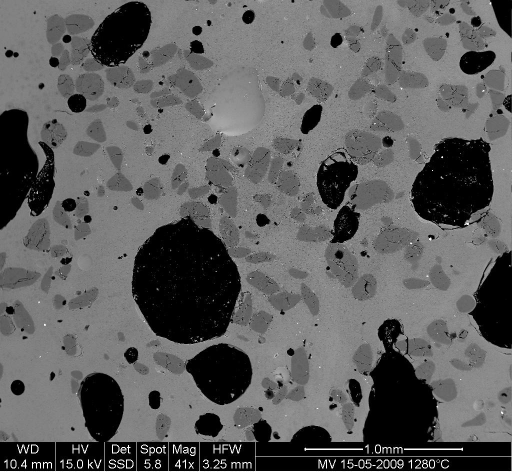
#> input picture HW3/MV_HFV_012.jpg, 1024 x 943 px, found by its file name (shown at 1/2 size)
$ jupyter execute --allow-errors Seminar_1_9.ipynb
#> lines starting #> are read from the running program, lines starting #| are printed output that depends on the picture; after the words box and inside, x2 and y2 are one past the last pixel; in counts of white or black regions, pixels touching at a corner belong together
<a href="https://colab.research.google.com/github/ScarrryMary/Project_group24-25/blob/main/Seminar_1_9.ipynb" target="_parent"></a>

## Разбор контеста

### Задача №1
1) The data

[cell 1]
import numpy as np

temp_max = np.array([17, 19, 21, 28, 33, 38, 37, 37, 31, 23, 19, 18])
temp_min = np.array([-62, -59, -56, -46, -32, -18, -9, -13, -25, -46, -52, -58])

import matplotlib.pyplot as plt

months = np.arange(12)
plt.plot(months, temp_max, "ro")
plt.plot(months, temp_min, "bo")
plt.xlabel("Month")
plt.ylabel("Min and max temperature")
#> figure, not shown here; curve peaks at x = 5, y = 38; curve peaks at x = 6, y = -9

2) Fitting it to a periodic function

[cell 2]
import scipy as sp


def yearly_temps(times, avg, ampl, time_offset):
    return avg + ampl * np.cos((times + time_offset) * 2 * np.pi / times.max())


res_max, cov_max = sp.optimize.curve_fit(yearly_temps, months, temp_max, [20, 10, 0])
res_min, cov_min = sp.optimize.curve_fit(yearly_temps, months, temp_min, [-40, 20, 0])

3) Plotting the fit

[cell 3]
days = np.linspace(0, 12, num=365)

plt.figure()
plt.plot(months, temp_max, "ro")
plt.plot(days, yearly_temps(days, *res_max), "r-")
plt.plot(months, temp_min, "bo")
plt.plot(days, yearly_temps(days, *res_min), "b-")
plt.xlabel("Month")
plt.ylabel(r"Temperature ($^\circ$C)")

plt.show()
#> figure, not shown here; curve peaks at x = 5, y = 38; curve peaks at x = 6.23, y = 38.27; curve peaks at x = 6, y = -9

### Задача №2
1) Optimization of a two-parameter function

[cell 4]
import numpy as np


# Define the function that we are interested in
def sixhump(x):
    return (
        (4 - 2.1 * x[0] ** 2 + x[0] ** 4 / 3) * x[0] ** 2
        + x[0] * x[1]
        + (-4 + 4 * x[1] ** 2) * x[1] ** 2
    )


# Make a grid to evaluate the function (for plotting)
xlim = [-2, 2]
ylim = [-1, 1]
x = np.linspace(*xlim)  # type: ignore[call-overload]
y = np.linspace(*ylim)  # type: ignore[call-overload]
xg, yg = np.meshgrid(x, y)

2) A 2D image plot of the function

[cell 5]
import matplotlib.pyplot as plt

plt.figure()
plt.imshow(sixhump([xg, yg]), extent=xlim + ylim, origin="lower")  # type: ignore[arg-type]
plt.colorbar()

3) A 3D surface plot of the function

[cell 6]
from mpl_toolkits.mplot3d import Axes3D

fig = plt.figure()
ax: Axes3D = fig.add_subplot(111, projection="3d")
surf = ax.plot_surface(
    xg,
    yg,
    sixhump([xg, yg]),
    rstride=1,
    cstride=1,
    cmap="viridis",
    linewidth=0,
    antialiased=False,
)

ax.set_xlabel("x")
ax.set_ylabel("y")
ax.set_zlabel("f(x, y)")
ax.set_title("Six-hump Camelback function")

[cell 7]
import scipy as sp

# local minimization
res_local = sp.optimize.minimize(sixhump, x0=[0, 0])
print(res_local)

# global minimization
res_global = sp.optimize.differential_evolution(sixhump, bounds=[xlim, ylim])
print(res_global)
plt.figure()
# Show the function in 2D
plt.imshow(sixhump([xg, yg]), extent=xlim + ylim, origin="lower")  # type: ignore[arg-type]
plt.colorbar()
# Mark the minima
plt.scatter(res_local.x[0], res_local.x[1], label="local minimizer")
plt.scatter(res_global.x[0], res_global.x[1], label="global minimizer")
plt.legend()
plt.show()

### Задача №3

[cell 8]
import typing as tp

def find_max_sum_segment(array: tp.List[int], k: int) -> int:
    array_len = len(array)
    return np.tril(np.triu(np.broadcast_to(np.array([array]), (array_len - k + 1, array_len)), 0), k - 1).sum(axis=1).max()

### Задача №4

[cell 9]
def find_nearest_points(A: np.ndarray, B: np.ndarray, k: int) -> np.ndarray:
    dist_matrix = np.sum((np.transpose(np.array([B] * A.shape[0]), (1, 2, 0)) - A.T) ** 2, axis=1)
    return (np.argsort(dist_matrix, axis=1).T[:k].T + np.ones((B.shape[0], k), dtype=int))

### Задача №5

[cell 10]
def matrix_multiplication(A: np.ndarray, B: np.ndarray) -> np.ndarray:
    return np.sum(np.transpose(np.array([A] * B.shape[1]), (1, 0, 2)) * B.T, axis=2)

### Задача №6

[cell 11]
dat = plt.imread('MV_HFV_012.jpg')
#> dat is the input picture: shape (943, 1024); min 0, max 255, mean 94.8

1) Crop the image to remove the lower panel with measure information.

[cell 12]
dat = dat[:-60]
#> dat: shape (883, 1024)

[cell 13]
filtdat = sp.ndimage.median_filter(dat, size=(7,7))
hi_dat = np.histogram(dat, bins=np.arange(256))
hi_filtdat = np.histogram(filtdat, bins=np.arange(256))

[cell 14]
plt.hist(hi_dat,bins=np.arange(256))
#> figure, not shown here; tallest bar 2 high, from x = 254.5 to 254.9

[cell 15]
plt.hist(hi_filtdat,bins=np.arange(256))
#> figure, not shown here; tallest bar 75 high, from x = 0.1 to 0.5; tallest bar 2 high, from x = 254.5 to 254.9

[cell 16]
void = filtdat <= 50
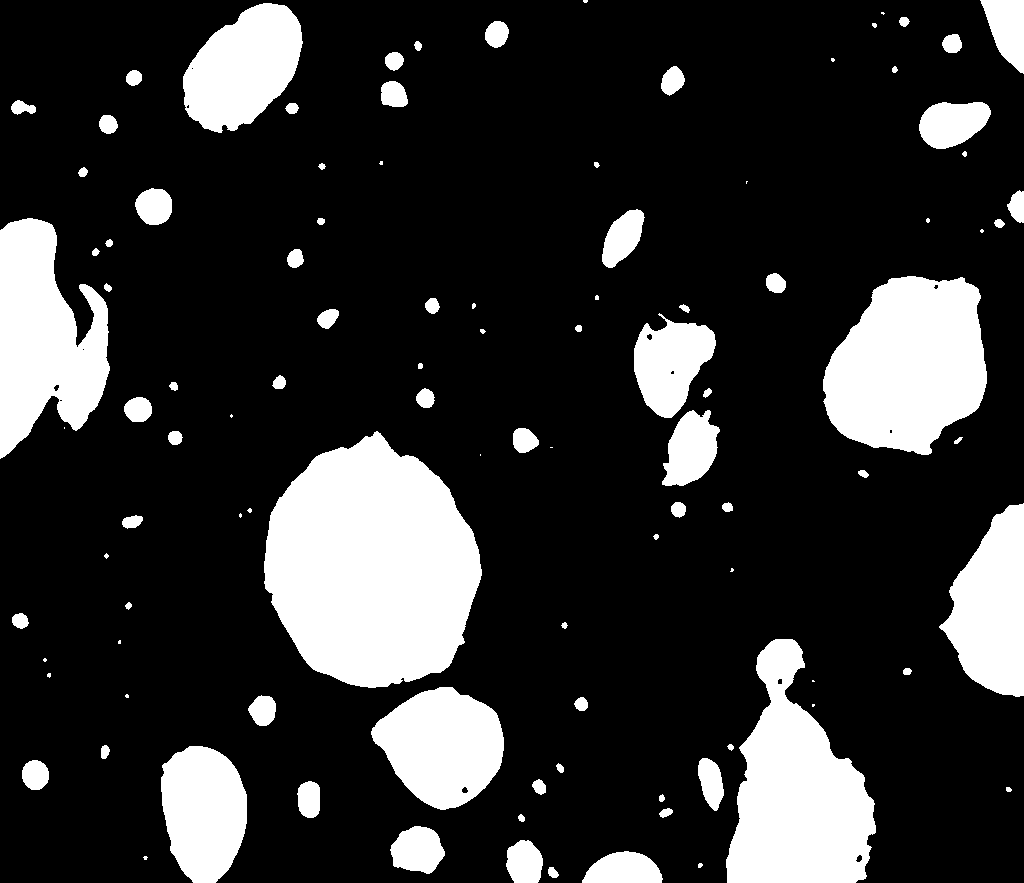
#> void: shape (883, 1024) bool; 19.6% white; 104 white regions (24 under 20 px), largest, box (x1, y1, x2, y2) and area: (264, 431, 482, 688) 41047, (726, 639, 876, 883) 22174, (823, 276, 987, 455) 22006
sand = np.logical_and(filtdat > 50, filtdat <= 114)
#> sand: shape (883, 1024) bool; 21.4% white; 592 white regions (411 under 20 px), largest, box (x1, y1, x2, y2) and area: (92, 28, 308, 226) 16817, (309, 268, 551, 528) 15144, (696, 53, 857, 205) 8244
glass = filtdat > 114
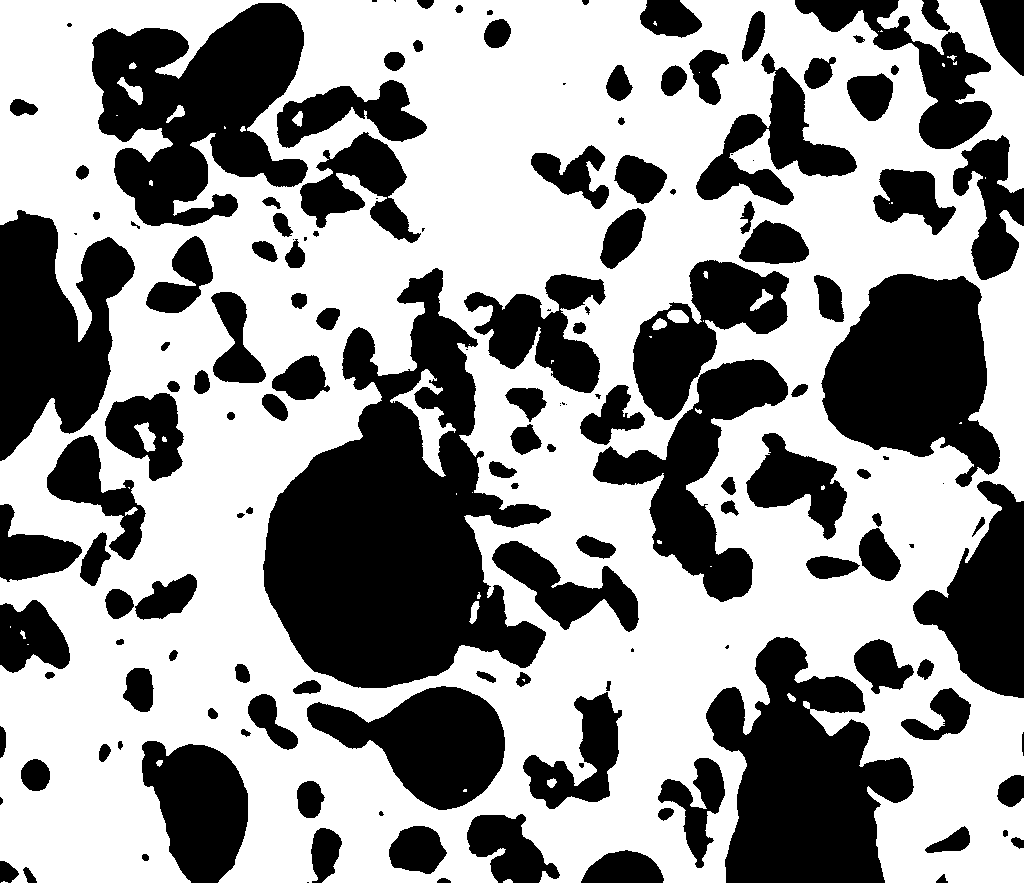
#> glass: shape (883, 1024) bool; 59.1% white; 154 black regions (26 under 20 px), largest, box (x1, y1, x2, y2) and area: (263, 268, 551, 688) 60681, (706, 637, 914, 883) 30444, (92, 3, 308, 226) 29207

[cell 17]
phases = void.astype(int) + 2*glass.astype(int) + 3*sand.astype(int)
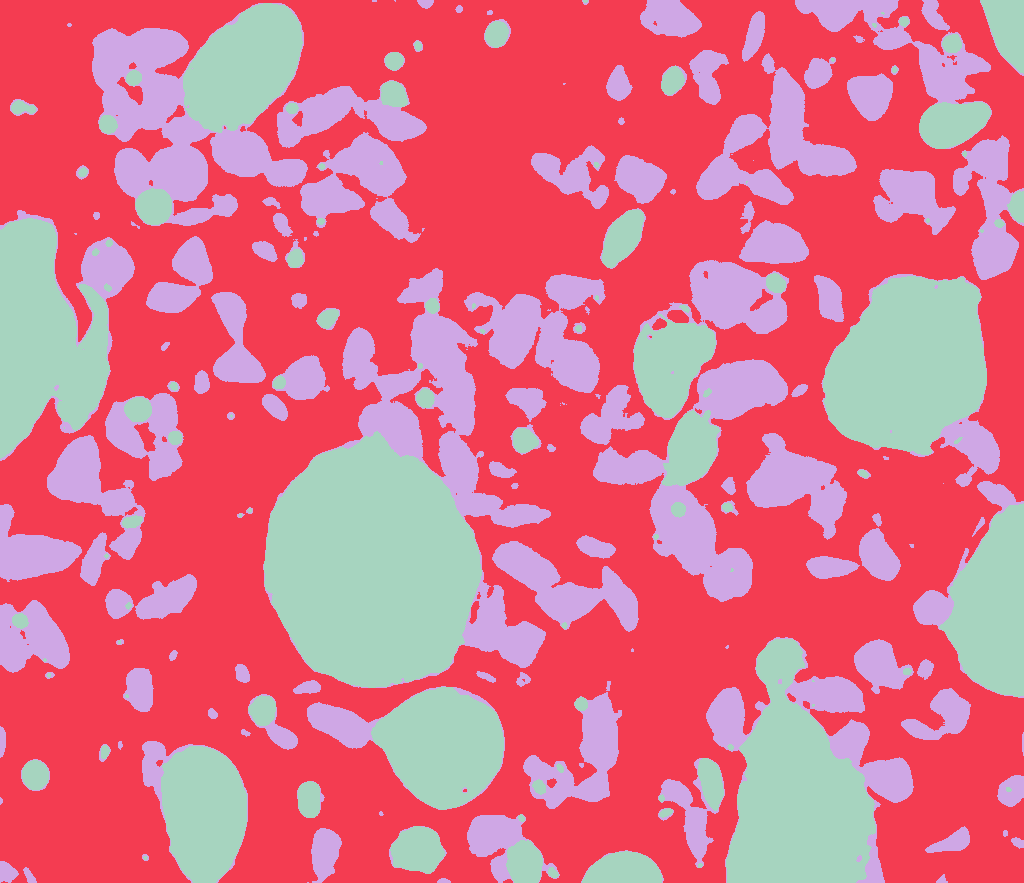
#> phases: shape (883, 1024) int64; 3 distinct labels, from 1 to 3; one colour per label, 0 black

plt.imshow(phases)

Use mathematical morphology to clean the different phases.

[cell 18]
sand_op = sp.ndimage.binary_opening(sand, iterations=2)
#> sand_op: shape (883, 1024) bool; 20.3% white; 152 white regions (13 under 20 px), largest, box (x1, y1, x2, y2) and area: (92, 28, 211, 202) 12281, (410, 311, 551, 528) 8771, (464, 292, 600, 393) 6412

plt.imshow(sand_op)

Присвойте метки всем пузырькам и песчинкам и удалите из маски песка песчинки, которые меньше 10 пикселей. Для этого используйте sp.ndimage.sum или np.bincount для вычисления размеров песчинок.

[cell 19]
sand_labels, sand_nb = sp.ndimage.label(sand_op)
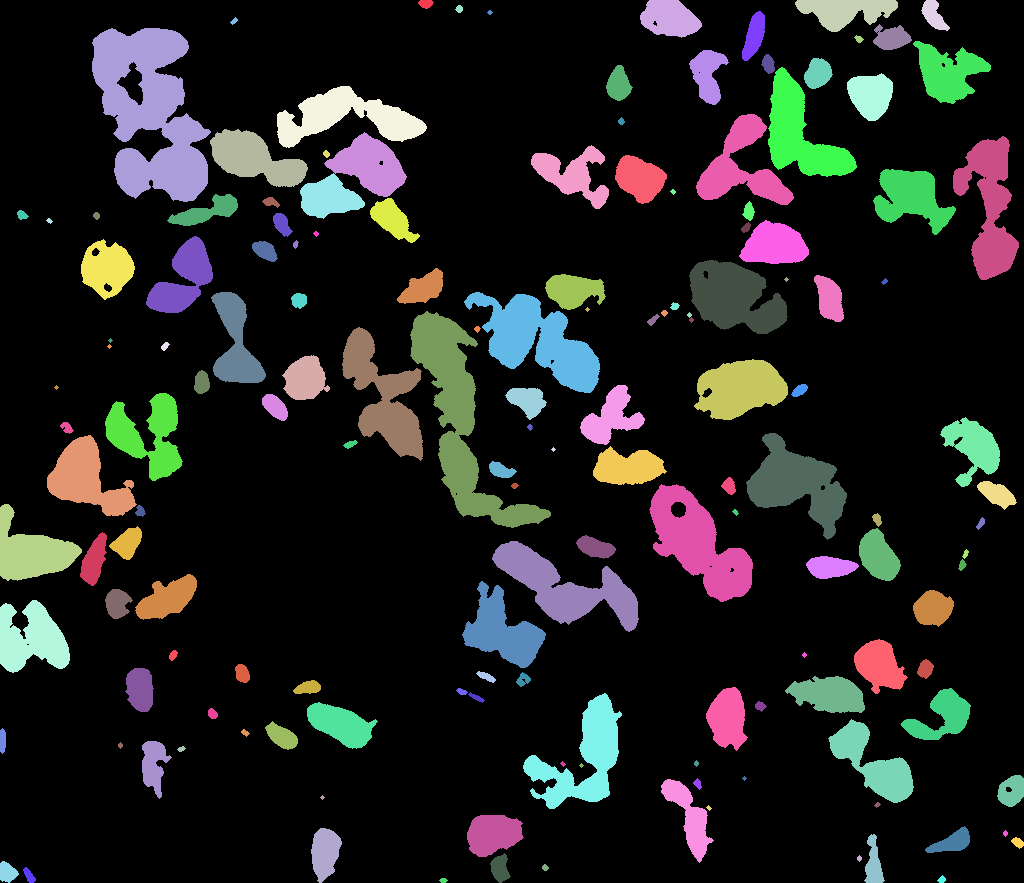
#> sand_labels: shape (883, 1024) int32; 155 distinct labels, from 0 to 154; one colour per label, 0 black
#> sand_nb = 154
sand_areas = np.array(sp.ndimage.sum(sand_op, sand_labels, np.arange(sand_labels.max()+1)))
#> sand_areas = 155 values, max 12281 at index 10, min 0 at index 0, mean 1183.6
mask = sand_areas > 100
remove_small_sand = mask[sand_labels.ravel()].reshape(sand_labels.shape)

plt.imshow(remove_small_sand)

[cell 20]
bubbles_labels, bubbles_nb = sp.ndimage.label(void)
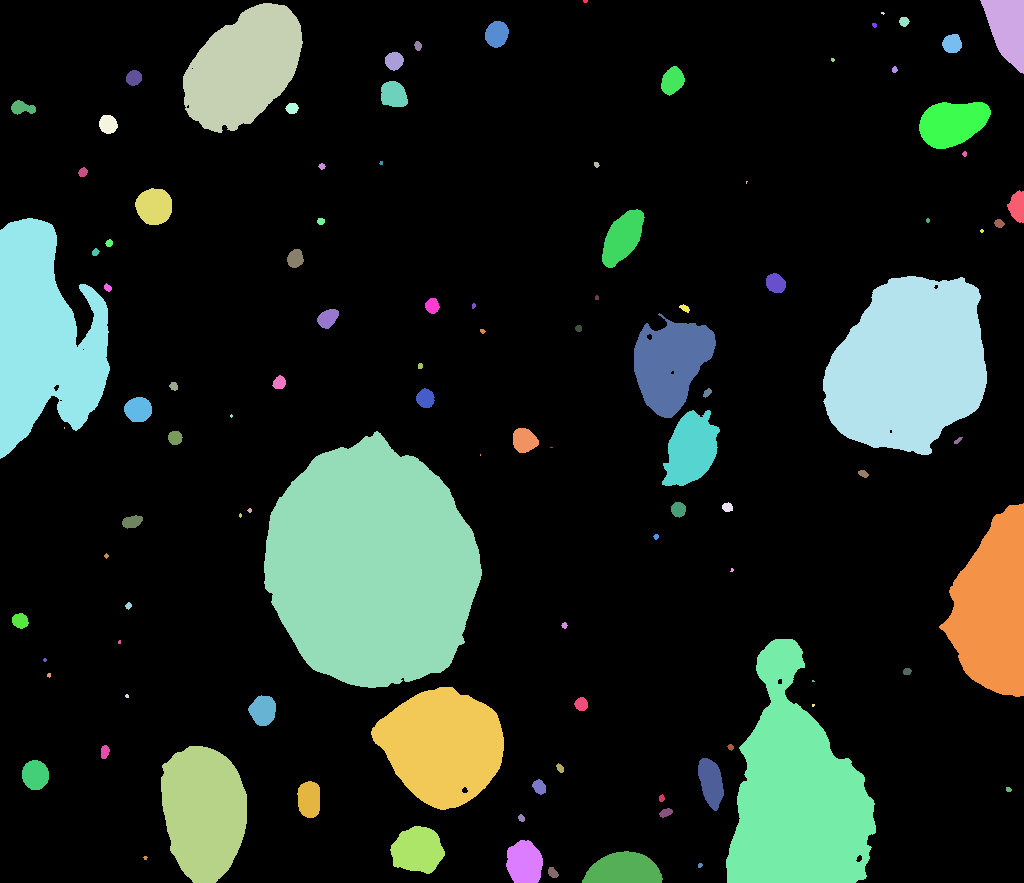
#> bubbles_labels: shape (883, 1024) int32; 105 distinct labels, from 0 to 104; one colour per label, 0 black
#> bubbles_nb = 104
bubbles_areas = np.bincount(bubbles_labels.ravel())[1:]
#> bubbles_areas = 104 values, max 41047 at index 58, min 2 at index 55, mean 1699.9
mean_bubble_size = bubbles_areas.mean()
#> mean_bubble_size = 1699.9
median_bubble_size = np.median(bubbles_areas)
#> median_bubble_size = 65
mean_bubble_size, median_bubble_size
#> Out = (1699.9, 65)

### Библиотека Seaborn

[cell 21]
import seaborn as sns

#> (a cell that did not finish here is left out)

Добавим ограничение

#> (a cell that did not finish here is left out)

### Customizing Seaborn Plots
Метод **set_style()** используется для установки эстетики графика. Это значит, что он влияет на такие вещи, как цвет осей, активна ли сетка или нет, или другие эстетические элементы. В Seaborn доступно пять тем.
* darkgrid
* whitegrid
* dark
* white
* ticks

Синтаксис:

`set_style(style=None, rc=None)`

#> (a cell that did not finish here is left out)

[cell 25]
# importing packages
import seaborn as sns
import matplotlib.pyplot as plt

# loading dataset
#> (the rest of this cell did not finish here and is left out)

**Изменение размера фигуры**

[cell 26]
# importing packages
import seaborn as sns
import matplotlib.pyplot as plt

# loading dataset
#> (the rest of this cell did not finish here and is left out)

**Масштабирование участков**
Это можно сделать с помощью метода **set_context()**. Он позволяет нам переопределять параметры по умолчанию. Это влияет на такие вещи, как размер меток, линий и других элементов графика, но не на общий стиль. Базовый контекст — «notebook», а другие контексты — «paper», «talk» и «poster». font_scale задает размер шрифта.

Синтаксис:
`set_context(context=None, font_scale=1, rc=None)`

[cell 27]
# importing packages
import seaborn as sns
import matplotlib.pyplot as plt

# loading dataset
#> (the rest of this cell did not finish here and is left out)

[cell 28]
# importing packages
import seaborn as sns
import matplotlib.pyplot as plt

# loading dataset
#> (the rest of this cell did not finish here and is left out)

[cell 29]
# importing packages
import seaborn as sns
import matplotlib.pyplot as plt

# loading dataset
#> (the rest of this cell did not finish here and is left out)

**Временная установка стиля**
Метод **axes_style()** используется для временной установки стиля. Он используется вместе с оператором **with**.
Синтаксис:
`axes_style(style=None, rc=None)`

[cell 30]
# importing packages
import seaborn as sns
import matplotlib.pyplot as plt

# loading dataset
#> (the rest of this cell did not finish here and is left out)

plt.subplot(pos). Позиция задаётся трёхзначным числом, содержащим информацию о количестве строк, столбцов и индексе. Например, 212 означает подготовить разметку с двумя строками и одним столбцом, элемент вывести в первую позицию второй строки.

[cell 31]
# importing packages
import seaborn as sns
import matplotlib.pyplot as plt

# loading dataset
#> (the rest of this cell did not finish here and is left out)

**Цветовая палитра**
Карты цветов используются для эффективной и простой визуализации графиков. Можно использовать различные виды карт цветов для различных видов графиков. Метод **color_palette()** используется для задания цветов графику. Другая функция **palplot()** используется для работы с цветовыми палитрами и отображает цветовую палитру в виде горизонтального массива.

[cell 32]
# importing packages
import seaborn as sns
import matplotlib.pyplot as plt

# current colot palette
palette = sns.color_palette()

# plots the color palette as a
# horizontal array
sns.palplot(palette)

plt.show()

**Расходящаяся цветовая палитра**
Этот тип цветовой палитры использует два разных цвета, где каждый цвет отображает разные точки, начиная от общей точки в любом направлении. Рассмотрим диапазон от -10 до 10, так что значение от -10 до 0 занимает один цвет, а значения от 0 до 10 занимают другой.

[cell 33]
# importing packages
import seaborn as sns
import matplotlib.pyplot as plt

# current colot palette
palette = sns.color_palette('PiYG', 11)

# diverging color palette
sns.palplot(palette)

plt.show()

**Последовательная цветовая палитра**
Используется последовательная палитра, где распределение варьируется от меньшего значения к большему. Для этого добавьте символ 's' к цвету, переданному в цветовой палитре.

[cell 34]
# importing packages
import seaborn as sns
import matplotlib.pyplot as plt

# current colot palette
palette = sns.color_palette('Greens', 11)

# sequential color palette
sns.palplot(palette)

plt.show()
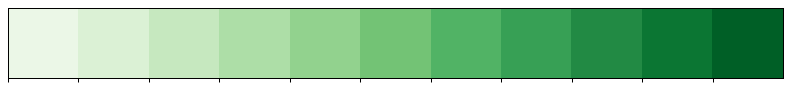
#> figure drawn by matplotlib, 1 panel
